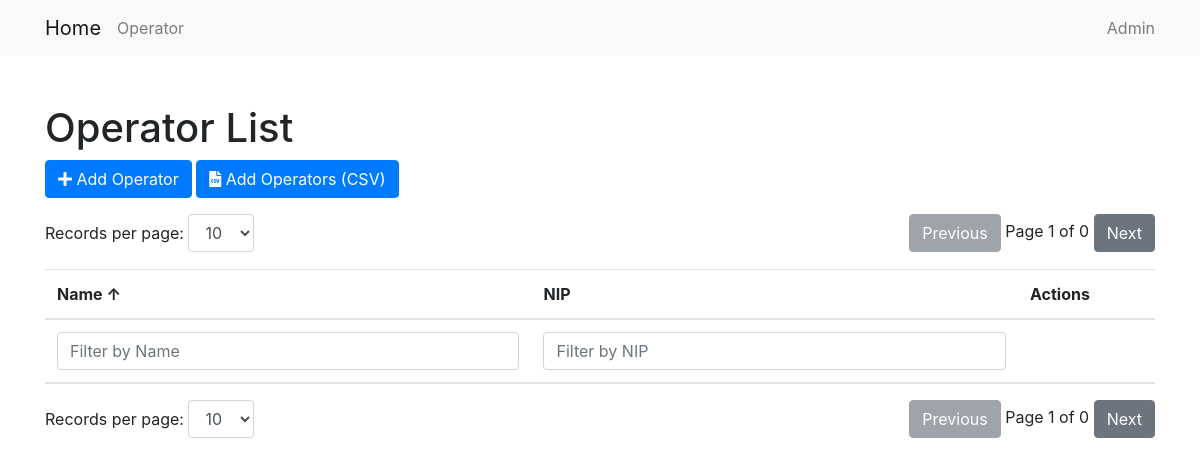
Before: /core/operator/ with the older database file.
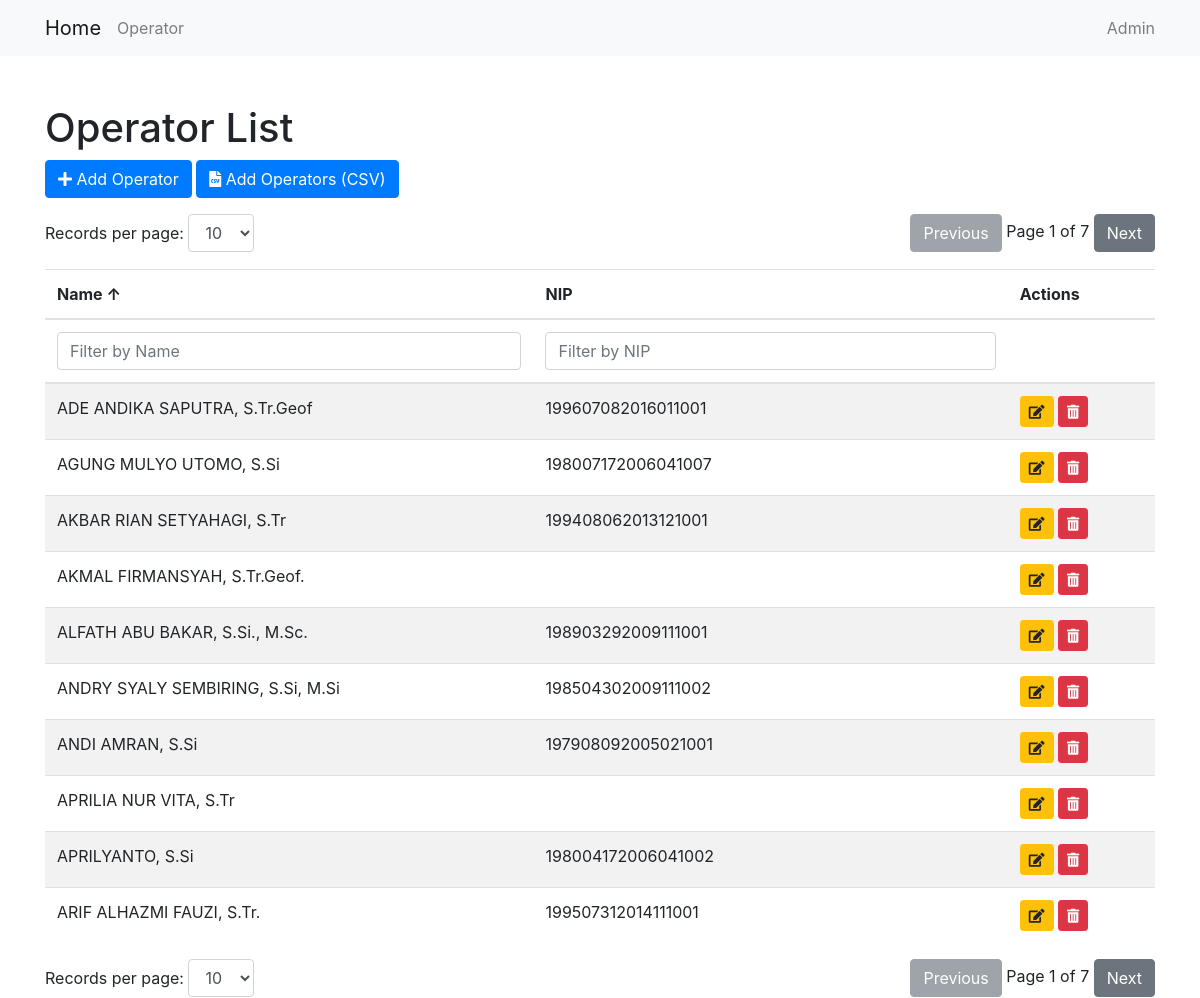
After: the same page with the newer database file.
### core/models.py (models this page shows, shortened)
class Operator(models.Model):
    name = models.CharField(max_length=100)
    NIP = models.CharField(max_length=18)

### core/views.py (the view)
# urls.py: path('operator/', OperatorListView.as_view(), name='operator_list'),
class OperatorListView(ListView):
    model = Operator
    template_name = 'core/operator_list.html'
    context_object_name = 'operator'

### core/templates/core/operator_list.html (shortened to what this page needs)
{% extends 'core/base.html' %}
{% block content %}
<h1 class="mt-5">Operator List</h1>
<a href="{% url 'core:operator_create' %}" class="btn btn-primary mb-3">
    <i class="fas fa-plus"></i> Add Operator
</a>
<a href="{% url 'core:operator_bulk_create' %}" class="btn btn-primary mb-3">
    <i class="fas fa-file-csv"></i> Add Operators (CSV)
</a>
<div class="d-flex justify-content-between mb-3">
    <div>
        <label for="recordsPerPageTop">Records per page:</label>
        <select id="recordsPerPageTop" class="form-control d-inline-block w-auto">
            <option value="10" selected>10</option>
        </select>
    </div>
    <div>
        <button id="prevPageTop" class="btn btn-secondary">Previous</button>
        <span id="pageInfoTop"></span>
        <button id="nextPageTop" class="btn btn-secondary">Next</button>
    </div>
</div>
<div class="table-responsive">
    <table class="table table-striped" id="operatorTable">
        <thead>
            <tr>
                <th onclick="sortTable(0)" style="cursor: pointer;">Name <span id="nameSortArrow">↑</span></th>
                <th onclick="sortTable(1)" style="cursor: pointer;">NIP </th>
                <th>Actions</th>
            </tr>
            <tr>
                <th><input type="text" id="nameFilter" onkeyup="filterTable(0)" placeholder="Filter by Name" class="form-control"></th>
                <th><input type="text" id="nipFilter" onkeyup="filterTable(1)" placeholder="Filter by NIP" class="form-control"></th>
                <th></th>
            </tr>
        </thead>
        <tbody id="operatorTableBody">
            {% for record in operator %}
            <tr>
                <td>{{ record.name }}</td>
                <td>{{ record.NIP }}</td>
                <td>
                    <a href="{% url 'core:operator_update' record.pk %}" class="btn btn-sm btn-warning" data-toggle="tooltip" title="Edit">
                        <i class="fas fa-edit"></i>
                    </a>
                    <form action="{% url 'core:operator_delete_direct' record.pk %}" method="post" style="display:inline;">
                        <button type="button" class="btn btn-sm btn-danger delete-button" data-toggle="tooltip" title="Delete">
                            <i class="fas fa-trash-alt"></i>
                        </button>
                    </form>
                </td>
            </tr>
            {% endfor %}
        </tbody>
    </table>
</div>
<div class="d-flex justify-content-between">
    <div>
        <label for="recordsPerPage">Records per page:</label>
        <select id="recordsPerPage" class="form-control d-inline-block w-auto">
            <option value="10" selected>10</option>
        </select>
    </div>
    <div>
        <button id="prevPage" class="btn btn-secondary">Previous</button>
        <span id="pageInfo"></span>
        <button id="nextPage" class="btn btn-secondary">Next</button>
    </div>
</div>
{% endblock %}

### core/templates/core/base.html (shortened to what this page needs)
<!DOCTYPE html>
<html lang="en">
<head>
    <link href="https://stackpath.bootstrapcdn.com/bootstrap/4.5.2/css/bootstrap.min.css" rel="stylesheet">
    <link href="https://cdnjs.cloudflare.com/ajax/libs/font-awesome/5.15.4/css/all.min.css" rel="stylesheet">
</head>
<body>
    <nav class="navbar navbar-light bg-light">
        <div class="container">
            <a class="navbar-brand" href="{% url 'home' %}">Home</a>
            <ul class="navbar-nav">
                <li class="nav-item">
                    <a class="nav-link" href="{% url 'core:operator_list' %}">Operator</a>
                </li>
            </ul>
            <ul class="navbar-nav ml-auto">
                <li class="nav-item">
                    <a class="nav-link" href="{% url 'admin:index' %}">Admin</a>
                </li>
            </ul>
        </div>
    </nav>
    <div class="container">
        {% block content %}{% endblock %}
    </div>
</body>
</html>

Changed rows visible on the page:
added Operator: name "ADE ANDIKA SAPUTRA, S.Tr.Geof", NIP "199607082016011001"
added Operator: name "AGUNG MULYO UTOMO, S.Si", NIP "198007172006041007"
added Operator: name "AKBAR RIAN SETYAHAGI, S.Tr", NIP "199408062013121001"
added Operator: name "AKMAL FIRMANSYAH, S.Tr.Geof."
added Operator: name "ALFATH ABU BAKAR, S.Si., M.Sc.", NIP "198903292009111001"
added Operator: name "ANDRY SYALY SEMBIRING, S.Si, M.Si", NIP "198504302009111002"
added Operator: name "ANDI AMRAN, S.Si", NIP "197908092005021001"
added Operator: name "APRILIA NUR VITA, S.Tr"
added Operator: name "APRILYANTO, S.Si", NIP "198004172006041002"
added Operator: name "ARIF ALHAZMI FAUZI, S.Tr.", NIP "199507312014111001"
Other visible differences:
text written by a page script: "Page 1 of 0" → "Page 1 of 7"
